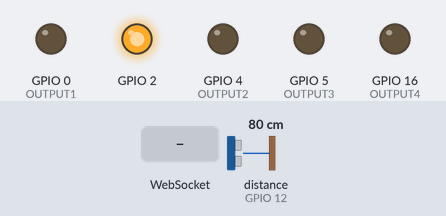
Recording of a sketch running on a simulated ESP8266 (NodeMCU). Parts: output pins drawn as LEDs (lit = HIGH, except the on-board LED, lit = LOW). Wiring (inferred from the names in the program): ultrasonic range finder: trigger GPIO 14; echo GPIO 12. Inputs (shaded band) come from the test bench; at power-on: distance to the obstacle (sensor on GPIO 12) 80 cm. The echo pulse lasts 58.3 µs per cm; WiFi joins after 1.5 s; servers stay silent unless stated; storage starts empty; pins used as bus, display or sensor lines are not drawn; what the sketch prints to the serial monitor is not drawn.

Above: at 3.7 s.
3.8 s: WebSocket text "255" received
At 4.7 s:
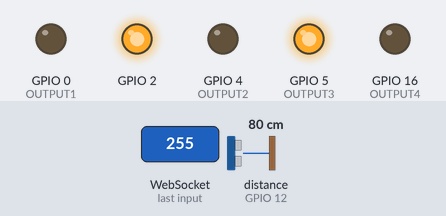
5.3 s: WebSocket text "5" received
At 5.9 s:
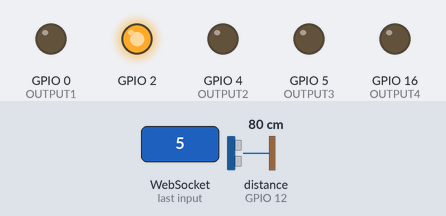
6.8 s: WebSocket text "90" received
At 8.2 s:
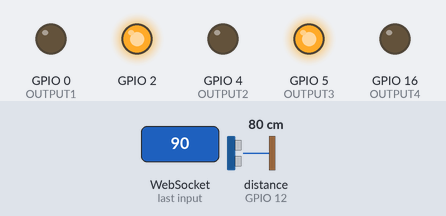
Timing chart, 0 to 9.8 s (numbered marks = the images above; inputs shaded):
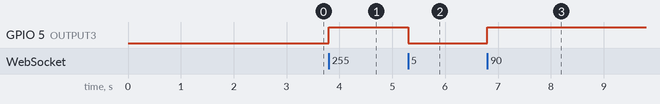

Measured:
- after the input at 3.8 s, GPIO 5 (OUTPUT3): LOW → HIGH at once
- after the input at 5.3 s, GPIO 5 (OUTPUT3): HIGH → LOW at once
- after the input at 6.8 s, GPIO 5 (OUTPUT3): LOW → HIGH at once

The sketch:

carrito.ino
```cpp
#include <WebSockets.h>
#include <WebSocketsClient.h>
#include <WebSocketsServer.h>
#include <ESP8266WiFi.h>
#include <WiFiClient.h>
#include <Hash.h>
#include <ESP8266WebServer.h>
#include <FS.h>

const char* ssid = "James";
const char* password = "87654321";
//Motor Derecha
int OUTPUT4 = 16;
int OUTPUT3 = 5;
//MOTOR IZQUIERDA
int OUTPUT2 = 4;
int OUTPUT1 = 0;

#define TRIGGER 14  //D5
#define ECHO    12   //D6

long duracion=0;
int16_t distancia= 0;
int16_t ultimoValor = 0;
uint8_t contador = 0;

WebSocketsServer webSocket = WebSocketsServer(81);
ESP8266WebServer server(80);

void setup(void) {
  delay(1000);
  //Velocidad
  Serial.begin(115200);
  //Configuracion de salidas
  // Habilitamos puertos
  pinMode (OUTPUT1, OUTPUT);
  pinMode (OUTPUT2, OUTPUT);
  pinMode (OUTPUT3, OUTPUT);
  pinMode (OUTPUT4, OUTPUT);
  pinMode (TRIGGER, OUTPUT);
  pinMode (ECHO, INPUT);
  pinMode (BUILTIN_LED, OUTPUT);

  //Establecer la conexión con el AP
  WiFi.begin(ssid, password);
  while (WiFi.status() != WL_CONNECTED) {
    delay(500);
    Serial.print(".");
  }
  //Se establece la conexion y presenta la IP del cliente
  IPAddress myIP = WiFi.localIP();
  Serial.print("IP: ");
  Serial.println(myIP);
  //Inicia lectura del archivo
  SPIFFS.begin();
  //Inicia Websocket
  webSocket.begin();
  webSocket.onEvent(webSocketEvent);
  //en caso de error 404 no se encuentra
  server.onNotFound([]() {
    if (!handleFileRead(server.uri()))
      server.send(404, "text/plain", "Archivo no encontrado");
  });
  //Servidor Web Iniciado
  server.begin();
  Serial.println("Servidor HTTP iniciado");
}

void loop(void) {
  //Websocket a la espera de conexiones
  webSocket.loop();
  //Servidor Web a la espera de conexiones
  server.handleClient();

  contador++;
  if (contador == 255) {
    contador = 0;
     digitalWrite(TRIGGER, LOW);
    delayMicroseconds(2);
    digitalWrite(TRIGGER, HIGH);
    delayMicroseconds(10);
    digitalWrite(TRIGGER, LOW);
    duracion = pulseIn(ECHO, HIGH);
    distancia = (duracion/2) / 29.1;
    if (distancia < 0) distancia = 0;
    if (distancia != ultimoValor) {
      String msj = String(distancia);
      webSocket.broadcastTXT(msj);
    }
    ultimoValor = distancia;
  }

}
//Funcion predefinida de un WebSocket
void webSocketEvent(uint8_t num, WStype_t type, uint8_t * payload, size_t lenght) {
  switch (type) {
    //En caso de que un cliente se desconecte del websocket
    case WStype_DISCONNECTED: {
        Serial.printf("Usuario #%u - Desconectado\n", num);
        break;
      }
    //Cuando un cliente se conecta al websocket presenta la información del cliente conectado, IP y ID
    case WStype_CONNECTED: {
        IPAddress ip = webSocket.remoteIP(num);
        Serial.printf("Nueva conexión: %d.%d.%d.%d Nombre: %s ID: %u\n", ip[0], ip[1], ip[2], ip[3], payload, num);
        String msj = String(ultimoValor);
        webSocket.broadcastTXT(msj);
        break;
      }
    //Caso para recibir información que se enviar vía el servidor Websocket
    case WStype_TEXT: {
        String entrada = "";
        //Se lee la entrada de datos y se concatena en la variable String entrada
        for (int i = 0; i < lenght; i++) {
          entrada.concat((char)payload[i]);
        }
        //Se separan los datos de la posicion X y Y del JoyStick
        String data = entrada;
        if (data) {
          int pos = data.indexOf(':');
          long x = data.substring(0, pos).toInt();
          long y = data.substring(pos + 1).toInt();
          //Imprime en Monitor Serial
          Serial.print("x:");
          Serial.print(x);
          Serial.print(", y:");
          Serial.println(y);
          //De acuerdo al valor de X y Y del JoyStick, se ejecuta la funcion para habilitar los motores
          if (((x <= 50 && x > -50) && (y <= 50 && y > -50))) { //PARAR
            parar();
          } else if (x > 50 && (y < 50 || y > -50)) { //DERECHA
            derecha();
          } else if (x < -50 && (y < 50 || y > -50)) { //IZQUIERDA
            izquierda();
          } else if (y > 50 && (x < 50 || x > -50)) { //ATRAS
            atras();
          } else if (y < -50 && (x < 50 || x > -50)) { //ADELANTE
            adelante();
          }
        }
        break;
      }
  }
}

//FUNCION PARA IDENTIFICAR EL TIPO DE CONTENIDO DE LOS ARCHIVOS DEL SERVIDOR WEB
String getContentType(String filename) {
  if (server.hasArg("download")) return "application/octet-stream";
  else if (filename.endsWith(".htm")) return "text/html";
  else if (filename.endsWith(".html")) return "text/html";
  else if (filename.endsWith(".css")) return "text/css";
  else if (filename.endsWith(".js")) return "application/javascript";
  else if (filename.endsWith(".png")) return "image/png";
  else if (filename.endsWith(".gif")) return "image/gif";
  else if (filename.endsWith(".jpg")) return "image/jpeg";
  else if (filename.endsWith(".ico")) return "image/x-icon";
  else if (filename.endsWith(".xml")) return "text/xml";
  else if (filename.endsWith(".pdf")) return "application/x-pdf";
  else if (filename.endsWith(".zip")) return "application/x-zip";
  else if (filename.endsWith(".gz")) return "application/x-gzip";
  return "text/plain";
}

//FUNCION PARA CARGAR EL ARCHIVO DEL SERVIDOR WEB index.html
bool handleFileRead(String path) {
#ifdef DEBUG
  Serial.println("handleFileRead: " + path);
#endif
  if (path.endsWith("/")) path += "index.html";
  if (SPIFFS.exists(path)) {
    File file = SPIFFS.open(path, "r");
    size_t sent = server.streamFile(file, getContentType(path));
    file.close();
    return true;
  }
  return false;
}
//FUNCIONES PARA ACCIONAR LOS MOTORES DE ACUERDO A LOS VALORES QUE SE ENVIAN POR MEDIO DEL JOYSTICK
//MOTOR DERECHA
//int OUTPUT4 = 16;
//int OUTPUT3 = 5;
//MOTOR IZQUIERDA
//int OUTPUT2 = 4;
//int OUTPUT1 = 0;
void adelante() {
  Serial.println("adelante");
  digitalWrite(OUTPUT1, 0);
  digitalWrite(OUTPUT2, 1);
  digitalWrite(OUTPUT3, 1);
  digitalWrite(OUTPUT4, 0);
}
void atras() {
  Serial.println("atras");
  digitalWrite(OUTPUT1, 1);
  digitalWrite(OUTPUT2, 0);
  digitalWrite(OUTPUT3, 0);
  digitalWrite(OUTPUT4, 1);
}

void derecha() {
  Serial.println("derecha");
  digitalWrite(OUTPUT1, 0);
  digitalWrite(OUTPUT2, 0);
  digitalWrite(OUTPUT3, 1);
  digitalWrite(OUTPUT4, 0);
}

void izquierda() {
  Serial.println("izquierda");
  digitalWrite(OUTPUT1, 0);
  digitalWrite(OUTPUT2, 1);
  digitalWrite(OUTPUT3, 0);
  digitalWrite(OUTPUT4, 0);
}
void parar() {
  Serial.println("parar");
  digitalWrite(OUTPUT1, 0);
  digitalWrite(OUTPUT2, 0);
  digitalWrite(OUTPUT3, 0);
  digitalWrite(OUTPUT4, 0);
}
```
